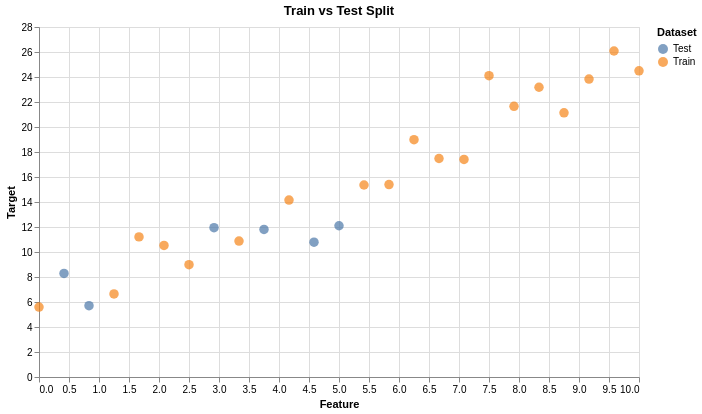

Here is the notebook cell this chart was saved with:
### Code cell
np.random.seed(42)

mask = np.random.rand(len(df_reg)) < 0.7  # 70% train

df_reg["set"] = np.where(mask, "Train", "Test")

alt.Chart(df_reg).mark_circle(size=90).encode(
    x=alt.X("x:Q", title="Feature"),
    y=alt.Y("y:Q", title="Target"),
    color=alt.Color("set:N", title="Dataset"),
    tooltip=["x:Q", "y:Q", "set:N"]
).properties(
    width=600,
    height=350,
    title="Train vs Test Split"
)

### Figure 1 — Vega-Lite specification as saved in the notebook (floating-point values rounded to 4 significant figures)
{"config": {"view": {"continuousWidth": 300, "continuousHeight": 300}}, "data": {"name": "data-3c26efa1aeb4da73e5a5f2ad344079d6"}, "mark": {"type": "circle", "size": 90}, "encoding": {"color": {"field": "set", "title": "Dataset", "type": "nominal"}, "tooltip": [{"field": "x", "type": "quantitative"}, {"field": "y", "type": "quantitative"}, {"field": "set", "type": "nominal"}], "x": {"field": "x", "title": "Feature", "type": "quantitative"}, "y": {"field": "y", "title": "Target", "type": "quantitative"}}, "height": 350, "title": "Train vs Test Split", "width": 600, "$schema": "https://vega.github.io/schema/vega-lite/v5.20.1.json", "datasets": {"data-3c26efa1aeb4da73e5a5f2ad344079d6": [{"x": 0.0, "y": 5.598, "y_pred": 5.75, "set": "Train"}, {"x": 0.4167, "y": 8.286, "y_pred": 6.479, "set": "Test"}, {"x": 0.8333, "y": 5.709, "y_pred": 7.208, "set": "Test"}, {"x": 1.25, "y": 6.646, "y_pred": 7.938, "set": "Train"}, {"x": 1.667, "y": 11.21, "y_pred": 8.667, "set": "Train"}, {"x": 2.083, "y": 10.52, "y_pred": 9.396, "set": "Train"}, {"x": 2.5, "y": 8.987, "y_pred": 10.12, "set": "Train"}, {"x": 2.917, "y": 11.95, "y_pred": 10.85, "set": "Test"}, {"x": 3.333, "y": 10.87, "y_pred": 11.58, "set": "Train"}, {"x": 3.75, "y": 11.81, "y_pred": 12.31, "set": "Test"}, {"x": 4.167, "y": 14.16, "y_pred": 13.04, "set": "Train"}, {"x": 4.583, "y": 10.78, "y_pred": 13.77, "set": "Test"}, {"x": 5.0, "y": 12.1, "y_pred": 14.5, "set": "Test"}, {"x": 5.417, "y": 15.36, "y_pred": 15.23, "set": "Train"}, {"x": 5.833, "y": 15.4, "y_pred": 15.96, "set": "Train"}, {"x": 6.25, "y": 18.99, "y_pred": 16.69, "set": "Train"}, {"x": 6.667, "y": 17.48, "y_pred": 17.42, "set": "Train"}, {"x": 7.083, "y": 17.41, "y_pred": 18.15, "set": "Train"}, {"x": 7.5, "y": 24.1, "y_pred": 18.88, "set": "Train"}, {"x": 7.917, "y": 21.66, "y_pred": 19.6, "set": "Train"}, {"x": 8.333, "y": 23.18, "y_pred": 20.33, "set": "Train"}, {"x": 8.75, "y": 21.13, "y_pred": 21.06, "set": "Train"}, {"x": 9.167, "y": 23.83, "y_pred": 21.79, "set": "Train"}, {"x": 9.583, "y": 26.08, "y_pred": 22.52, "set": "Train"}, {"x": 10.0, "y": 24.49, "y_pred": 23.25, "set": "Train"}]}}
